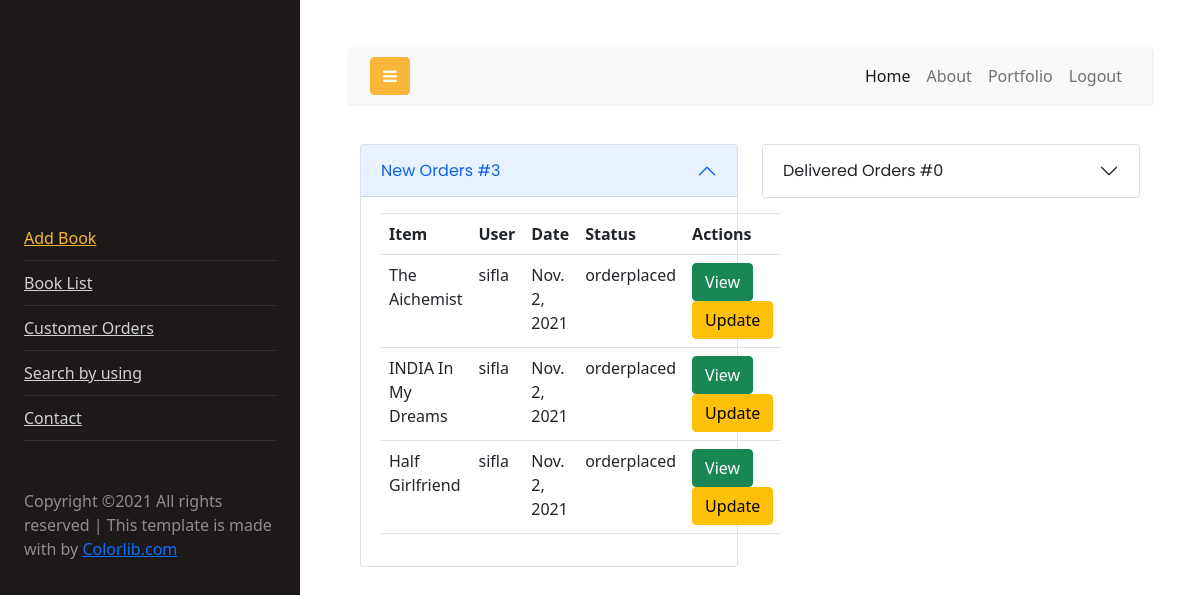
/bookstore/customerorderslist (signed in), run on an earlier commit of the app's database.
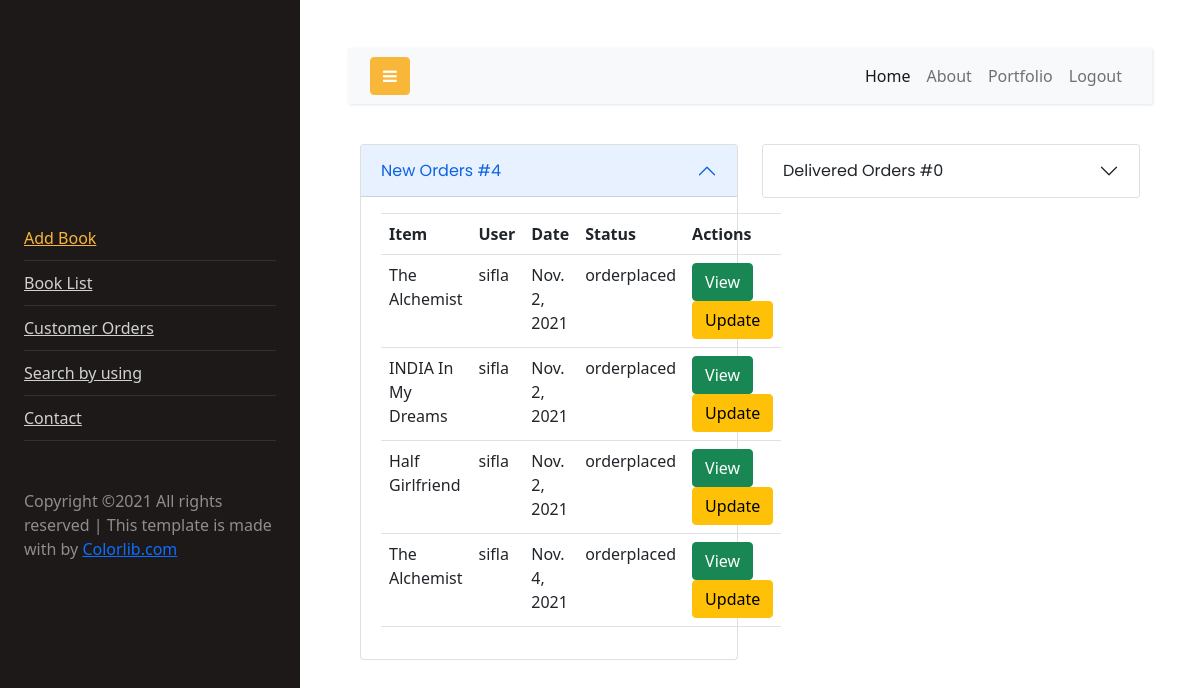
And on a later commit of the database.
### book/models.py (models this page shows, shortened)
class Orders(models.Model):
    item=models.ForeignKey(Book,on_delete=models.CASCADE)
    user=models.CharField(max_length=100)
    address=models.CharField(max_length=100)
    date_order=models.DateField(auto_now_add=True)
    options = (
        ("orderplaced", "oredrplaced"),
        ("dispatch", "dispatch"),
        ("intransit", "intransit"),
        ("delivered", "delivered"),
        ("order_cancelled", "order_cancelled")
    )
    status = models.CharField(max_length=120, choices=options, default="orderplaced")
    expected_delivery_date = models.DateField(null=True, blank=True)

class Book(models.Model):
    book_name=models.CharField(unique=True,max_length=100)
    author=models.CharField(max_length=100)
    price=models.PositiveIntegerField(default=50)
    copies=models.PositiveIntegerField(default=50,null=True)
    image=models.ImageField(upload_to="images",null=True)

### book/views.py (the view)
# urls.py: path("customerorderslist", views.ViewOrders.as_view(), name="customerorders"),
@method_decorator(signin_required,name="dispatch")
class ViewOrders(ListView):
    model=Orders
    template_name = "customer_orders.html"
    context_object_name = "orders"
    def get_context_data(self, *, object_list=None, **kwargs):
        context=super().get_context_data(**kwargs)
        neworders=self.model.objects.filter(status="orderplaced")
        context["neworders"]=neworders
        context["new_order_count"] = neworders.count()
        d_orders = self.model.objects.filter(status="delivered")
        context["d_orders"] = d_orders
        context["delivered_order_count"] = d_orders.count()
        return context

### book/templates/customer_orders.html (shortened to what this page needs)
<!DOCTYPE html>
{%extends 'book/base.html'%}
{%block body_block%}
<html lang="en">
<head>
    <link href="https://cdn.jsdelivr.net/npm/bootstrap@5.1.2/dist/css/bootstrap.min.css" rel="stylesheet"
>
</head>
<body>
<div class="container">
    <div class="row">
        <div class="col-6">
            <div class="accordion-item">
                <h2 class="accordion-header" id="headingOne">
                    <button class="accordion-button" type="button" data-bs-toggle="collapse"
                            data-bs-target="#collapseOne"
                            aria-expanded="true" aria-controls="collapseOne">
                        New Orders #{{new_order_count}}
                    </button>
                </h2>
                <div id="collapseOne" class="accordion-collapse collapse show" aria-labelledby="headingOne"
                     data-bs-parent="#accordionExample">
                    <div class="accordion-body">
                        <table class="table">
                            <tr>
                                <th>Item</th>
                                <th>User</th>
                                <th>Date</th>
                                <th>Status</th>
                                <th>Actions</th>
                            </tr>
                            {%for order in neworders%}
                            <tr>
                                <td>{{order.item.book_name}}</td>
                                <td>{{order.user}}</td>
                                <td>{{order.date_order}}</td>
                                <td>{{order.status}}</td>
                                <td><a href="{%url 'customerorderview' order.id%}" class="btn btn-success">View</a>
                                    <a href="{%url 'orderchange' order.id%}" class="btn btn-warning">Update</a>
                                </td>
                            </tr>
                            {%endfor%}
                        </table>
                    </div>
                </div>
            </div>
        </div>
        <div class="col-6">
            <div class="accordion-item">
                <h2 class="accordion-header" id="headingTwo">
                    <button class="accordion-button collapsed" type="button" data-bs-toggle="collapse"
                            data-bs-target="#collapseTwo" aria-expanded="false" aria-controls="collapseTwo">
                        Delivered Orders #{{delivered_order_count}}
                    </button>
                </h2>
            </div>
        </div>
    </div>
</div>
</body>
</html>
{%endblock%}

What changed in the data, as far as the page shows it:
changed through a linked row, Orders (number 1 of 4 on the later page): item.book_name "The Aichemist" → "The Alchemist"
added Orders: item.book_name "The Alchemist", user "sifla", date_order "Nov. 4, 2021", status "orderplaced"
Also different on the page:
{{ new_order_count }}: "3" → "4"
